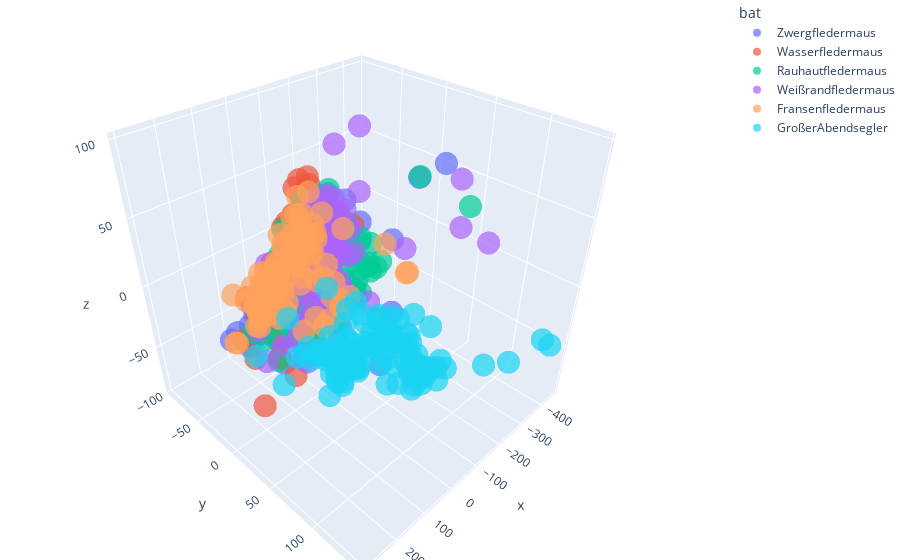

The code cell stored with this chart in its notebook:
### Markdown cell above
##### Plot der PCA exklusive Rauschen

### Code cell
df = px.data.iris()
fig = px.scatter_3d(only_bat_reduced_data_3D, x='x', y='y', z='z', color='bat', 
                    opacity=0.7)
fig.update_layout(margin=dict(l=0, r=0, b=0, t=0))
fig.show()
